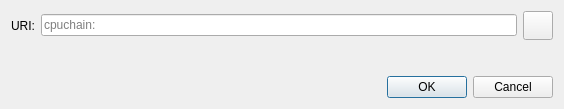
<?xml version="1.0" encoding="UTF-8"?>
<ui version="4.0">
 <class>OpenURIDialog</class>
 <widget class="QDialog" name="OpenURIDialog">
  <property name="geometry">
   <rect>
    <x>0</x>
    <y>0</y>
    <width>564</width>
    <height>109</height>
   </rect>
  </property>
  <property name="windowTitle">
   <string>Open cpuchain URI</string>
  </property>
  <layout class="QVBoxLayout" name="verticalLayout">
   <item>
    <layout class="QHBoxLayout" name="horizontalLayout">
     <item>
      <widget class="QLabel" name="label">
       <property name="text">
        <string>URI:</string>
       </property>
      </widget>
     </item>
     <item>
      <widget class="QValidatedLineEdit" name="uriEdit">
       <property name="placeholderText">
        <string notr="true">cpuchain:</string>
       </property>
      </widget>
     </item>
     <item>
      <widget class="QToolButton" name="pasteButton">
       <property name="toolTip">
        <string extracomment="Tooltip text for button that allows you to paste an address that is in your clipboard.">Paste address from clipboard</string>
       </property>
       <property name="text">
        <string/>
       </property>
       <property name="icon">
        <iconset resource="../bitcoin.qrc">
         <normaloff>:/icons/editpaste</normaloff>:/icons/editpaste
        </iconset>
       </property>
       <property name="iconSize">
        <size>
         <width>22</width>
         <height>22</height>
        </size>
       </property>
      </widget>
     </item>
    </layout>
   </item>
   <item>
    <spacer name="verticalSpacer">
     <property name="orientation">
      <enum>Qt::Vertical</enum>
     </property>
     <property name="sizeHint" stdset="0">
      <size>
       <width>20</width>
       <height>40</height>
      </size>
     </property>
    </spacer>
   </item>
   <item>
    <widget class="QDialogButtonBox" name="buttonBox">
     <property name="orientation">
      <enum>Qt::Horizontal</enum>
     </property>
     <property name="standardButtons">
      <set>QDialogButtonBox::Cancel|QDialogButtonBox::Ok</set>
     </property>
    </widget>
   </item>
  </layout>
 </widget>
 <customwidgets>
  <customwidget>
   <class>QValidatedLineEdit</class>
   <extends>QLineEdit</extends>
   <header>qt/qvalidatedlineedit.h</header>
  </customwidget>
 </customwidgets>
 <resources/>
 <connections>
  <connection>
   <sender>buttonBox</sender>
   <signal>accepted()</signal>
   <receiver>OpenURIDialog</receiver>
   <slot>accept()</slot>
   <hints>
    <hint type="sourcelabel">
     <x>248</x>
     <y>254</y>
    </hint>
    <hint type="destinationlabel">
     <x>157</x>
     <y>274</y>
    </hint>
   </hints>
  </connection>
  <connection>
   <sender>buttonBox</sender>
   <signal>rejected()</signal>
   <receiver>OpenURIDialog</receiver>
   <slot>reject()</slot>
   <hints>
    <hint type="sourcelabel">
     <x>316</x>
     <y>260</y>
    </hint>
    <hint type="destinationlabel">
     <x>286</x>
     <y>274</y>
    </hint>
   </hints>
  </connection>
 </connections>
</ui>
